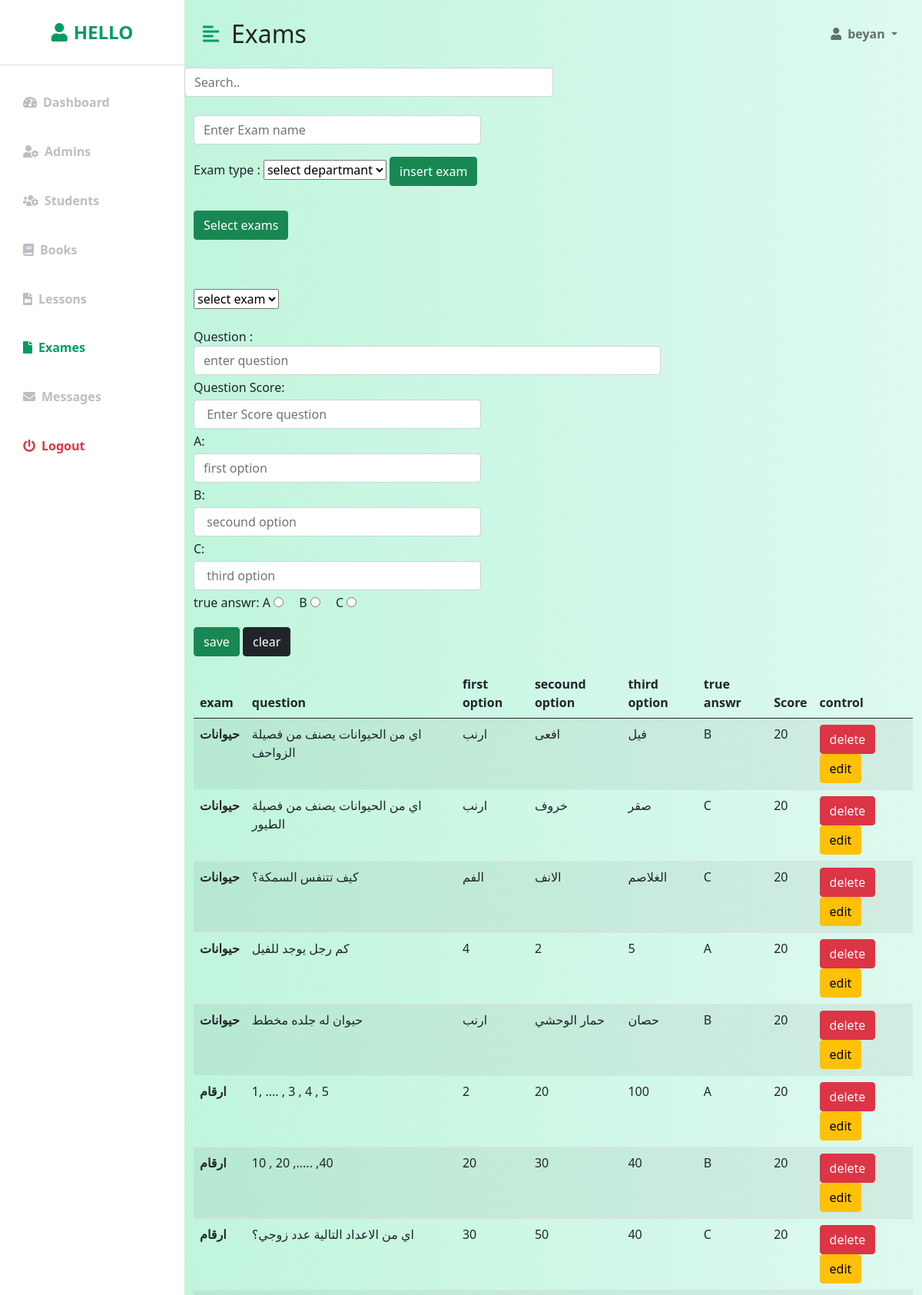
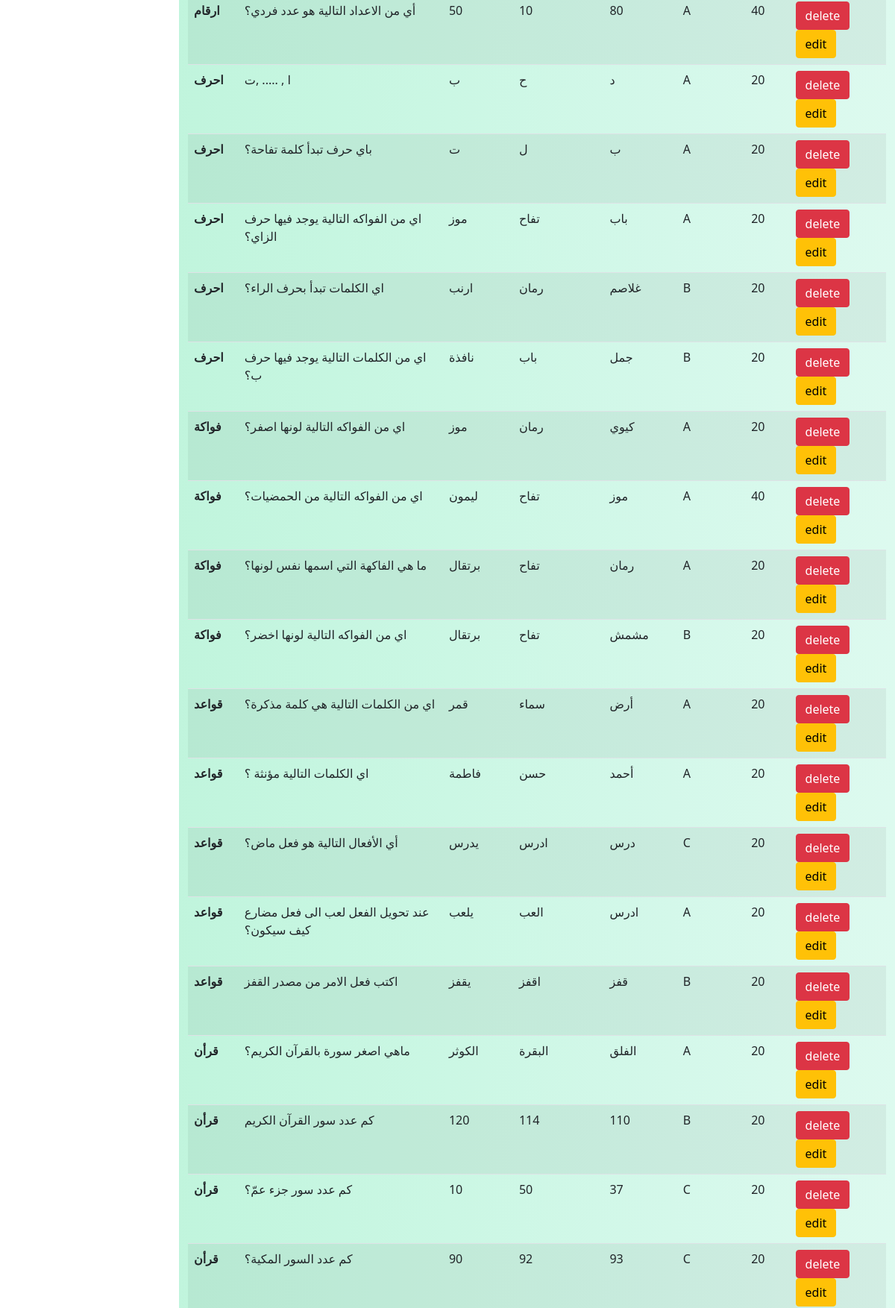
Screenshot of /Admin/adminexam.php (signed in, upper part) with the database file from the repository (2 pictures, top to bottom).
### tables this page shows
CREATE TABLE `users` (
  `user_id` int(20) NOT NULL,
  `user_name` text NOT NULL,
  `user_email` text NOT NULL,
  `user_password` text NOT NULL,
  `user_birthday` date NOT NULL,
  `user_gander` text NOT NULL,
  `user_country` text NOT NULL,
  `rol_id` int(20) NOT NULL,
  `code` int(11) NOT NULL
);

CREATE TABLE `exams` (
  `exam_id` int(20) NOT NULL,
  `exam_name` text NOT NULL,
  `department_id` int(11) NOT NULL
);

CREATE TABLE `questions` (
  `question_id` int(20) NOT NULL,
  `question` text NOT NULL,
  `answer_A` text NOT NULL,
  `answer_B` text NOT NULL,
  `answer_C` text NOT NULL,
  `answer_true` text NOT NULL,
  `question_score` int(3) NOT NULL,
  `exam_id` int(11) NOT NULL
);

### Admin/adminexam.php (the view, shortened to what this page needs)
<?php
include './database.php';
if (isset($_SESSION['adminemail'])) {
    $email=$_SESSION['adminemail'];
    ?>
    <div class="d-flex" id="wrapper">
    <div class="bg-white" id="sidebar-wrapper">
        <div class="sidebar-heading text-center py-4 primary-text fs-4 fw-bold text-uppercase border-bottom"><i class="fas fa-user me-2"></i>Hello</div>
        <div class="list-group list-group-flush my-3">
            <a href="dashboard.php" class="list-group-item list-group-item-action bg-transparent second-text fw-bold"><i class="fas fa-tachometer-alt me-2"></i>Dashboard</a>
            <a href="admins.php" class="list-group-item list-group-item-action bg-transparent second-text fw-bold"><i class="fas fa-user-cog me-2"></i>Admins</a>
            <a href="adminstudent.php" class="list-group-item list-group-item-action bg-transparent second-text fw-bold"><i class="fas fa-users-cog me-2"></i>Students</a>
            <a href="adminbook.php" class="list-group-item list-group-item-action bg-transparent second-text fw-bold"><i class="fas fa-book me-2"></i>Books</a>
            <a href="adminlesson.php" class="list-group-item list-group-item-action bg-transparent second-text fw-bold"><i class="fas fa-file-video me-2 "></i>Lessons</a>
            <a href="adminexam.php" class="list-group-item list-group-item-action bg-transparent second-text active"><i class="fas fa-file me-2"></i>Exames</a>
            <a href="massages.php" class="list-group-item list-group-item-action bg-transparent second-text fw-bold"><i class="fas fa-envelope me-2"></i>Messages</a>
            <a href="logout.php" class="list-group-item list-group-item-action bg-transparent text-danger fw-bold"><i
                    class="fas fa-power-off me-2"></i>Logout</a>
        </div>
    </div>
    <div id="page-content-wrapper">
        <nav class="navbar navbar-expand-lg navbar-light bg-transparent py-4 px-4">
            <div class="d-flex align-items-center">
                <i class="fas fa-align-left primary-text fs-4 me-3" id="menu-toggle"></i>
                <h2 class="fs-2 m-0">Exams</h2>
            </div>
            <div class="collapse navbar-collapse" id="navbarSupportedContent">
                <ul class="navbar-nav ms-auto mb-2 mb-lg-0">
                    <li class="nav-item dropdown">
                        <a class="nav-link dropdown-toggle second-text fw-bold" href="#" id="navbarDropdown"
                            role="button" data-bs-toggle="dropdown" aria-expanded="false">
                            <i class="fas fa-user me-2"></i><?php
                                $selecttable ="SELECT user_name FROM users WHERE user_email = '$email'";
                                $result= mysqli_query($con, $selecttable);
                                while($rows = mysqli_fetch_array($result))
                                {
                                   $adne      =$rows['user_name'];
                                }
                                echo $adne;
                                ?>
                                </a>
                    </li>
                </ul>
            </div>
        </nav>
<input id="myInput" type="text" placeholder="Search.."   class="form-control mb-4"  style="width: 50%;">
    <section class="exam-section">
        <div class="container">
            <div class="exam-content">
            <form action="adminexam.php" method="POST">
           <input type="text"  class="form-control " id="name" name="examname" placeholder="Enter Exam name" style="width: 40%;">
           <label  class="my-2 "> Exam type :</label>
           <select name="department" value="<?php echo $_POST["op"]?>" id="" class="selectoption" >
              <option hidden> select departmant</option>
            </select>
            <button type="submit"  name="insertexam" class="btn btn-success my-3" >insert exam</button>
            </form>
            <form action="test.php" method="POST">
            <button type="submit" class="btn btn-success my-3" >Select exams</button>
            </form>
            <?php
        $beforupdatequestion="";
        $beforupdatequescore="";
        $beforupdateAop="";
        $beforupdateBop="";
        $beforupdateCop="";
?>
            <form action="adminexam.php" method="POST">
            <br>
            <div class="quesionid" ><br>
            </div>
            <select name="exams" value="<?php echo  $beforupdateexams; ?>" id="" class="selectoption" >
              <option hidden> select exam</option>
            </select>
            <div class="" style="width: 65%;">
                <label for="question" class="mt-4 style-label">Question :</label>
                <input rows="3" cols="5" type="text" value="<?php echo  $beforupdatequestion; ?>" name="question" class="form-control " id="question" placeholder="enter question" >
            </div>
            <div class=" ">
                <label for="option3" class="my-1 style-label label-option">Question Score:</label>
                <input type="number" value="<?php echo  $beforupdatequescore; ?>" class="form-control "name="questionscore" id="option3" placeholder=" Enter Score question" style="width: 40%;">
            </div>
            <div class="option">
                <label for="option1" class="my-1 style-label label-option"> A:</label>
                <input type="text"value="<?php echo  $beforupdateAop; ?>"  class="form-control " id="option1 "name="Aoption" placeholder="first option" style="width: 40%;">
            </div>
            <div class="option option22">
                <label for="option2" class="my-1 style-label label-option"> B:</label>
                    <input type="text"value="<?php echo  $beforupdateBop; ?>"  class="form-control" id="option2"name="Boption" placeholder=" secound option" style="width: 40%;">
            </div>
            <div class="option ">
                <label for="option3" class="my-1 style-label label-option"> C:</label>
                <input type="text"value="<?php echo  $beforupdateCop; ?>"  class="form-control " id="option3"name="Coption" placeholder=" third option" style="width: 40%;">
            </div>
                 <label for="" class="my-1 style-label label-option ml-3"> true answr:</label>
                 <span>A</span>
                 <input type="radio" name="trueanswer" value="A">
                 <span class="mx-3">
                 <span>B</span>
                 <input type="radio" name="trueanswer" value="B">
               </span>
                 <span>C</span>
                 <input type="radio" name="trueanswer" value="C">
            <button type="submit"  name="insertque" class="btn btn-success my-3" >save</button>
            <button type="reset" class="btn btn-dark my-3" id="" >clear</button>
           </form>
        </div>
        </div>
   </section>
 <section class="table-exam-section">
<form action="adminexam.php" method="post">
    <div class="container">
        <table class="table table-striped table-hover exam-table">
            <thead class="thead-dark ">
              <tr>
                <th scope="col"> exam</th>
                <th scope="col"> question</th>
                <th scope="col">first option </th>
                <th scope="col">secound option </th>
                <th scope="col">third option</th>
                <th scope="col">true answr </th>
                <th scope="col">Score </th>
                <th scope="col"> control </th>
              </tr>
            </thead>
            <tbody id="myTable">
            <?php
                $selectquery = "select * from questions ";
                $query = mysqli_query($con,$selectquery);
                while($res = mysqli_fetch_array($query)){
                    $selectdepartmentname = "select * from exams where exam_id =".$res['exam_id'];
                    $query2 = mysqli_query($con,$selectdepartmentname);
                    while($res1 = mysqli_fetch_array($query2)){
                ?>
              <tr>
                <th scope="row"><?php echo $res1['exam_name']; ?></th>
                <td><?php echo $res['question']; ?></td>
                <td><?php echo $res['answer_A']; ?></td>
                <td><?php echo $res['answer_B']; ?> </td>
                <td><?php echo $res['answer_C']; ?></td>
                <td><?php echo $res['answer_true']; ?></td>
                <td><?php echo $res['question_score']; ?></td>
                <td> <button type="submit" id="delete" value="<?php echo $res['question_id'] ;?>" name ="deletebutton" class="btn btn-danger">delete</button>
                    <button type="submit"value="<?php echo $res['question_id'] ;?>" name="editbutton" class="btn btn-warning">edit</button></td>
              </tr>
           <?php
                    }}
           ?>
            </tbody>
          </table>
    </div>
    </form>
</section>
 <?php
} else {
    header('Location: ../login.php');
    exit();
 }
include 'templates/footer.php'; ?>

### Admin/css/styles.css (style rules this page uses)
:root { --main-bg-color: #009d63; --main-text-color: #009d63; --second-text-color: #bbbec5; --second-bg-color: #c1efde; }
.primary-text { color: var(--main-text-color); }
.second-text { color: var(--second-text-color); }
#wrapper { overflow-x: hidden; background-image: linear-gradient( to right, #baf3d7, #c2f5de, #cbf7e4, #d4f8ea, #ddfaef ); }
#sidebar-wrapper { min-height: 100vh; margin-left: -15rem; -webkit-transition: margin 0.25s ease-out; -moz-transition: margin 0.25s ease-out; -o-transition: margin 0.25s ease-out; transition: margin 0.25s ease-out; }
#sidebar-wrapper .sidebar-heading { padding: 0.875rem 1.25rem; font-size: 1.2rem; }
#sidebar-wrapper .list-group { width: 15rem; }
#page-content-wrapper { min-width: 100vw; }
#menu-toggle { cursor: pointer; }
.list-group-item { border: none; padding: 20px 30px; }
.list-group-item.active { background-color: transparent; color: var(--main-text-color); font-weight: bold; border: none; }
@media (min-width: 768px) { #sidebar-wrapper { margin-left: 0; } }
@media (min-width: 768px) { #page-content-wrapper { min-width: 0; width: 100%; } }

### rows the page displays
users: user_name "beyan"
questions: question "اي من الحيوانات يصنف من فصيلة الزواحف", answer_A "ارنب", answer_B "افعى", answer_C "فيل", answer_true "B", question_score "20"
exams: exam_name "حيوانات", $res['question_id'] 7 (drawn), $res['question_id'] 8 (drawn), $res['question_id'] 9 (drawn), $res['question_id'] 10 (drawn), $res['question_id'] 11 (drawn)
questions: question "اي من الحيوانات يصنف من فصيلة الطيور", answer_A "ارنب", answer_B "خروف", answer_C "صقر", answer_true "C", question_score "20"
questions: question "كيف تتنفس السمكة؟", answer_A "الفم", answer_B "الانف", answer_C "الغلاصم", answer_true "C", question_score "20"
questions: question "كم رجل يوجد للفيل", answer_A "4", answer_B "2", answer_C "5", answer_true "A", question_score "20"
questions: question "حيوان له جلده مخطط", answer_A "ارنب", answer_B "حمار الوحشي", answer_C "حصان", answer_true "B", question_score "20"
questions: question "1, .... , 3 , 4 , 5", answer_A "2", answer_B "20", answer_C "100", answer_true "A", question_score "20"
exams: exam_name "ارقام", $res['question_id'] 12 (drawn), $res['question_id'] 14 (drawn), $res['question_id'] 16 (drawn), $res['question_id'] 17 (drawn)
questions: question "10 , 20 ,..... ,40", answer_A "20", answer_B "30", answer_C "40", answer_true "B", question_score "20"
questions: question "اي من الاعداد التالية عدد زوجي؟", answer_A "30", answer_B "50", answer_C "40", answer_true "C", question_score "20"
questions: question "أي من الاعداد التالية هو عدد فردي؟", answer_A "50", answer_B "10", answer_C "80", answer_true "A", question_score "40"
questions: question "ا , ..... ,ت", answer_A "ب", answer_B "ح", answer_C "د", answer_true "A", question_score "20"
exams: exam_name "احرف", $res['question_id'] 18 (drawn), $res['question_id'] 19 (drawn), $res['question_id'] 21 (drawn), $res['question_id'] 22 (drawn)
questions: question "باي حرف تبدأ كلمة تفاحة؟", answer_A "ت", answer_B "ل", answer_C "ب", answer_true "A", question_score "20"
questions: question "اي من الفواكه التالية يوجد فيها حرف الزاي؟", answer_A "موز", answer_B "تفاح", answer_C "باب", answer_true "A", question_score "20"
questions: question "اي الكلمات تبدأ بحرف الراء؟", answer_A "ارنب", answer_B "رمان", answer_C "غلاصم", answer_true "B", question_score "20"
questions: question "اي من الكلمات التالية يوجد فيها حرف ب؟", answer_A "نافذة", answer_B "باب", answer_C "جمل", answer_true "B", question_score "20"
questions: question "اي من الفواكه التالية لونها اصفر؟", answer_A "موز", answer_B "رمان", answer_C "كيوي", answer_true "A", question_score "20"
exams: exam_name "فواكة", $res['question_id'] 23 (drawn), $res['question_id'] 25 (drawn), $res['question_id'] 26 (drawn), $res['question_id'] 27 (drawn)
questions: question "اي من الفواكه التالية من الحمضيات؟", answer_A "ليمون", answer_B "تفاح", answer_C "موز", answer_true "A", question_score "40"
questions: question "ما هي الفاكهة التي اسمها نفس لونها؟", answer_A "برتقال", answer_B "تفاح", answer_C "رمان", answer_true "A", question_score "20"
questions: question "اي من الفواكه التالية لونها اخضر؟", answer_A "برتقال", answer_B "تفاح", answer_C "مشمش", answer_true "B", question_score "20"
questions: question "اي من الكلمات التالية هي كلمة مذكرة؟", answer_A "قمر", answer_B "سماء", answer_C "أرض", answer_true "A", question_score "20"
exams: exam_name "قواعد", $res['question_id'] 28 (drawn), $res['question_id'] 29 (drawn), $res['question_id'] 30 (drawn), $res['question_id'] 31 (drawn), $res['question_id'] 32 (drawn)
questions: question "اي الكلمات التالية مؤنثة ؟", answer_A "فاطمة", answer_B "حسن", answer_C "أحمد", answer_true "A", question_score "20"
questions: question "أي الأفعال التالية هو فعل ماض؟", answer_A "يدرس", answer_B "ادرس", answer_C "درس", answer_true "C", question_score "20"
questions: question "عند تحويل الفعل لعب الى فعل مضارع كيف سيكون؟", answer_A "يلعب", answer_B "العب", answer_C "ادرس", answer_true "A", question_score "20"
questions: question "اكتب فعل الامر من مصدر القفز", answer_A "يقفز", answer_B "اقفز", answer_C "قفز", answer_true "B", question_score "20"
questions: question "ماهي اصغر سورة بالقرآن الكريم؟", answer_A "الكوثر", answer_B "البقرة", answer_C "الفلق", answer_true "A", question_score "20"
exams: exam_name "قرأن", $res['question_id'] 33 (drawn), $res['question_id'] 34 (drawn), $res['question_id'] 35 (drawn), $res['question_id'] 36 (drawn)
questions: question "كم عدد سور القرآن الكريم", answer_A "120", answer_B "114", answer_C "110", answer_true "B", question_score "20"
questions: question "كم عدد سور جزء عمّ؟", answer_A "10", answer_B "50", answer_C "37", answer_true "C", question_score "20"
questions: question "كم عدد السور المكية؟", answer_A "90", answer_B "92", answer_C "93", answer_true "C", question_score "20"
